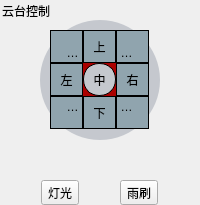
              <widget class="QGroupBox" name="groupBox_4">
               <property name="styleSheet">
                <string notr="true">QGroupBox {
	border:none;
}</string>
               </property>
               <property name="title">
                <string>云台控制</string>
               </property>
               <layout class="QVBoxLayout" name="verticalLayout_11">
                <property name="spacing">
                 <number>0</number>
                </property>
                <property name="leftMargin">
                 <number>0</number>
                </property>
                <property name="topMargin">
                 <number>20</number>
                </property>
                <property name="rightMargin">
                 <number>0</number>
                </property>
                <property name="bottomMargin">
                 <number>0</number>
                </property>
                <item>
                 <layout class="QHBoxLayout" name="horizontalLayout_3">
                  <property name="spacing">
                   <number>0</number>
                  </property>
                  <item>
                   <spacer name="horizontalSpacer_3">
                    <property name="orientation">
                     <enum>Qt::Horizontal</enum>
                    </property>
                    <property name="sizeHint" stdset="0">
                     <size>
                      <width>40</width>
                      <height>20</height>
                     </size>
                    </property>
                   </spacer>
                  </item>
                  <item>
                   <widget class="QWidget" name="widget_widget_PTZControl" native="true">
                    <property name="sizePolicy">
                     <sizepolicy hsizetype="Fixed" vsizetype="Fixed">
                      <horstretch>0</horstretch>
                      <verstretch>0</verstretch>
                     </sizepolicy>
                    </property>
                    <property name="minimumSize">
                     <size>
                      <width>120</width>
                      <height>120</height>
                     </size>
                    </property>
                    <property name="maximumSize">
                     <size>
                      <width>120</width>
                      <height>120</height>
                     </size>
                    </property>
                    <property name="styleSheet">
                     <string notr="true">background-color: rgb(197, 200, 206);
border-radius: 60px;
</string>
                    </property>
                    <layout class="QHBoxLayout" name="horizontalLayout_2">
                     <property name="leftMargin">
                      <number>0</number>
                     </property>
                     <property name="topMargin">
                      <number>0</number>
                     </property>
                     <property name="rightMargin">
                      <number>0</number>
                     </property>
                     <property name="bottomMargin">
                      <number>0</number>
                     </property>
                     <item>
                      <widget class="EllipseWidget" name="widget_PTZControl" native="true">
                       <property name="sizePolicy">
                        <sizepolicy hsizetype="Fixed" vsizetype="Fixed">
                         <horstretch>0</horstretch>
                         <verstretch>0</verstretch>
                        </sizepolicy>
                       </property>
                       <property name="minimumSize">
                        <size>
                         <width>99</width>
                         <height>99</height>
                        </size>
                       </property>
                       <property name="maximumSize">
                        <size>
                         <width>99</width>
                         <height>99</height>
                        </size>
                       </property>
                       <property name="styleSheet">
                        <string notr="true">QWidget {
	border-radius: 49px;
	background-color: rgb(144, 164, 174);
}
QWidget QToolButton:hover {
background-color: gray;
}

QWidget QToolButton:pressed {
background-color: darkGray;
}</string>
                       </property>
                       <layout class="QGridLayout" name="gridLayout">
                        <property name="leftMargin">
                         <number>0</number>
                        </property>
                        <property name="topMargin">
                         <number>0</number>
                        </property>
                        <property name="rightMargin">
                         <number>0</number>
                        </property>
                        <property name="bottomMargin">
                         <number>0</number>
                        </property>
                        <property name="spacing">
                         <number>0</number>
                        </property>
                        <item row="1" column="4">
                         <widget class="QToolButton" name="toolButton_camera_robot_right">
                          <property name="sizePolicy">
                           <sizepolicy hsizetype="Expanding" vsizetype="Expanding">
                            <horstretch>0</horstretch>
                            <verstretch>0</verstretch>
                           </sizepolicy>
                          </property>
                          <property name="toolTip">
                           <string>向右转动</string>
                          </property>
                          <property name="styleSheet">
                           <string notr="true">border: 1px solid black;</string>
                          </property>
                          <property name="text">
                           <string>右</string>
                          </property>
                          <property name="icon">
                           <iconset resource="../resource.qrc">
                            <normaloff>:/asset/HomeWindow/PTZControl_PAN_RIGHT.svg</normaloff>:/asset/HomeWindow/PTZControl_PAN_RIGHT.svg</iconset>
                          </property>
                          <property name="iconSize">
                           <size>
                            <width>24</width>
                            <height>24</height>
                           </size>
                          </property>
                         </widget>
                        </item>
                        <item row="2" column="4">
                         <widget class="QToolButton" name="toolButton_camera_robot_right_down">
                          <property name="sizePolicy">
                           <sizepolicy hsizetype="Expanding" vsizetype="Expanding">
                            <horstretch>0</horstretch>
                            <verstretch>0</verstretch>
                           </sizepolicy>
                          </property>
                          <property name="toolTip">
                           <string>向右下转动</string>
                          </property>
                          <property name="styleSheet">
                           <string notr="true">QToolButton {
padding-bottom: 12px;
padding-right:12px;
border: 1px solid black;
}</string>
                          </property>
                          <property name="text">
                           <string>右下</string>
                          </property>
                          <property name="icon">
                           <iconset resource="../resource.qrc">
                            <normaloff>:/asset/HomeWindow/PTZControl_PAN_TILT.svg</normaloff>:/asset/HomeWindow/PTZControl_PAN_TILT.svg</iconset>
                          </property>
                          <property name="iconSize">
                           <size>
                            <width>8</width>
                            <height>8</height>
                           </size>
                          </property>
                         </widget>
                        </item>
                        <item row="0" column="3">
                         <widget class="QToolButton" name="toolButton_camera_robot_up">
                          <property name="sizePolicy">
                           <sizepolicy hsizetype="Expanding" vsizetype="Expanding">
                            <horstretch>0</horstretch>
                            <verstretch>0</verstretch>
                           </sizepolicy>
                          </property>
                          <property name="toolTip">
                           <string>向上转动</string>
                          </property>
                          <property name="styleSheet">
                           <string notr="true">border: 1px solid black;</string>
                          </property>
                          <property name="text">
                           <string>上</string>
                          </property>
                          <property name="icon">
                           <iconset resource="../resource.qrc">
                            <normaloff>:/asset/HomeWindow/PTZControl_TILT_UP.svg</normaloff>:/asset/HomeWindow/PTZControl_TILT_UP.svg</iconset>
                          </property>
                          <property name="iconSize">
                           <size>
                            <width>24</width>
                            <height>24</height>
                           </size>
                          </property>
                         </widget>
                        </item>
                        <item row="2" column="3">
                         <widget class="QToolButton" name="toolButton_camera_robot_down">
                          <property name="sizePolicy">
                           <sizepolicy hsizetype="Expanding" vsizetype="Expanding">
                            <horstretch>0</horstretch>
                            <verstretch>0</verstretch>
                           </sizepolicy>
                          </property>
                          <property name="toolTip">
                           <string>向下转动</string>
                          </property>
                          <property name="styleSheet">
                           <string notr="true">QToolButton {
border: 1px solid black;
}

QToolButton:hover {
background-color: gray;
}

QToolButton:pressed {
background-color: darkGray;
}</string>
                          </property>
                          <property name="text">
                           <string>下</string>
                          </property>
                          <property name="icon">
                           <iconset resource="../resource.qrc">
                            <normaloff>:/asset/HomeWindow/PTZControl_TILT_DOWN.svg</normaloff>:/asset/HomeWindow/PTZControl_TILT_DOWN.svg</iconset>
                          </property>
                          <property name="iconSize">
                           <size>
                            <width>24</width>
                            <height>24</height>
                           </size>
                          </property>
                         </widget>
                        </item>
                        <item row="1" column="2">
                         <widget class="QToolButton" name="toolButton_camera_robot_left">
                          <property name="sizePolicy">
                           <sizepolicy hsizetype="Expanding" vsizetype="Expanding">
                            <horstretch>0</horstretch>
                            <verstretch>0</verstretch>
                           </sizepolicy>
                          </property>
                          <property name="toolTip">
                           <string>向左转动</string>
                          </property>
                          <property name="styleSheet">
                           <string notr="true">border: 1px solid black;</string>
                          </property>
                          <property name="text">
                           <string>左</string>
                          </property>
                          <property name="icon">
                           <iconset resource="../resource.qrc">
                            <normaloff>:/asset/HomeWindow/PTZControl_PAN_LEFT.svg</normaloff>:/asset/HomeWindow/PTZControl_PAN_LEFT.svg</iconset>
                          </property>
                          <property name="iconSize">
                           <size>
                            <width>24</width>
                            <height>24</height>
                           </size>
                          </property>
                         </widget>
                        </item>
                        <item row="0" column="4">
                         <widget class="QToolButton" name="toolButton_camera_robot_right_up">
                          <property name="sizePolicy">
                           <sizepolicy hsizetype="Expanding" vsizetype="Expanding">
                            <horstretch>0</horstretch>
                            <verstretch>0</verstretch>
                           </sizepolicy>
                          </property>
                          <property name="toolTip">
                           <string>向右上转动</string>
                          </property>
                          <property name="styleSheet">
                           <string notr="true">QToolButton {
padding-top: 12px;
padding-right:12px;
border: 1px solid black;
}</string>
                          </property>
                          <property name="text">
                           <string>右上</string>
                          </property>
                          <property name="icon">
                           <iconset resource="../resource.qrc">
                            <normaloff>:/asset/HomeWindow/PTZControl_PAN_TILT.svg</normaloff>:/asset/HomeWindow/PTZControl_PAN_TILT.svg</iconset>
                          </property>
                          <property name="iconSize">
                           <size>
                            <width>8</width>
                            <height>8</height>
                           </size>
                          </property>
                         </widget>
                        </item>
                        <item row="2" column="2">
                         <widget class="QToolButton" name="toolButton_camera_robot_left_down">
                          <property name="sizePolicy">
                           <sizepolicy hsizetype="Expanding" vsizetype="Expanding">
                            <horstretch>0</horstretch>
                            <verstretch>0</verstretch>
                           </sizepolicy>
                          </property>
                          <property name="toolTip">
                           <string>向左下转动</string>
                          </property>
                          <property name="styleSheet">
                           <string notr="true">QToolButton {
padding-bottom: 12px;
padding-left:12px;
border: 1px solid black;
}</string>
                          </property>
                          <property name="text">
                           <string>左下</string>
                          </property>
                          <property name="icon">
                           <iconset resource="../resource.qrc">
                            <normaloff>:/asset/HomeWindow/PTZControl_PAN_TILT.svg</normaloff>:/asset/HomeWindow/PTZControl_PAN_TILT.svg</iconset>
                          </property>
                          <property name="iconSize">
                           <size>
                            <width>8</width>
                            <height>8</height>
                           </size>
                          </property>
                         </widget>
                        </item>
                        <item row="0" column="2">
                         <widget class="QToolButton" name="toolButton_camera_robot_left_up">
                          <property name="sizePolicy">
                           <sizepolicy hsizetype="Expanding" vsizetype="Expanding">
                            <horstretch>0</horstretch>
                            <verstretch>0</verstretch>
                           </sizepolicy>
                          </property>
                          <property name="toolTip">
                           <string>向左上转动</string>
                          </property>
                          <property name="layoutDirection">
                           <enum>Qt::LeftToRight</enum>
                          </property>
                          <property name="styleSheet">
                           <string notr="true">QToolButton {
border: 1px solid black;
padding-top: 12px;

padding-left:12px;
}</string>
                          </property>
                          <property name="text">
                           <string>左上</string>
                          </property>
                          <property name="icon">
                           <iconset resource="../resource.qrc">
                            <normaloff>:/asset/HomeWindow/PTZControl_PAN_TILT.svg</normaloff>:/asset/HomeWindow/PTZControl_PAN_TILT.svg</iconset>
                          </property>
                          <property name="iconSize">
                           <size>
                            <width>8</width>
                            <height>8</height>
                           </size>
                          </property>
                          <property name="autoRepeatInterval">
                           <number>100</number>
                          </property>
                         </widget>
                        </item>
                        <item row="1" column="3">
                         <widget class="EllipseWidget" name="widget_PTZControl_PAN_AUTO" native="true">
                          <property name="minimumSize">
                           <size>
                            <width>0</width>
                            <height>0</height>
                           </size>
                          </property>
                          <property name="maximumSize">
                           <size>
                            <width>16777215</width>
                            <height>16777215</height>
                           </size>
                          </property>
                          <property name="styleSheet">
                           <string notr="true">QWidget {
	border-radius: 23px;
	background-color: rgb(170, 0, 0);
}</string>
                          </property>
                          <layout class="QHBoxLayout" name="horizontalLayout_5">
                           <property name="spacing">
                            <number>0</number>
                           </property>
                           <property name="leftMargin">
                            <number>0</number>
                           </property>
                           <property name="topMargin">
                            <number>0</number>
                           </property>
                           <property name="rightMargin">
                            <number>0</number>
                           </property>
                           <property name="bottomMargin">
                            <number>0</number>
                           </property>
                           <item>
                            <widget class="QToolButton" name="toolButton_camera_robot_auto">
                             <property name="sizePolicy">
                              <sizepolicy hsizetype="Fixed" vsizetype="Fixed">
                               <horstretch>0</horstretch>
                               <verstretch>0</verstretch>
                              </sizepolicy>
                             </property>
                             <property name="minimumSize">
                              <size>
                               <width>33</width>
                               <height>33</height>
                              </size>
                             </property>
                             <property name="maximumSize">
                              <size>
                               <width>33</width>
                               <height>33</height>
                              </size>
                             </property>
                             <property name="toolTip">
                              <string>开始自动旋转</string>
                             </property>
                             <property name="styleSheet">
                              <string notr="true">QToolButton {
	border-radius: 16px;
	border: 1px solid black;
	background-color: rgb(197, 200, 206);
}

QToolButton:hover {
background-color: gray;
}

QToolButton:pressed {
background-color: darkGray;
}</string>
                             </property>
                             <property name="text">
                              <string>中</string>
                             </property>
                             <property name="icon">
                              <iconset resource="../resource.qrc">
                               <normaloff>:/asset/HomeWindow/PTZControl_PAN_AUTO.svg</normaloff>:/asset/HomeWindow/PTZControl_PAN_AUTO.svg</iconset>
                             </property>
                             <property name="iconSize">
                              <size>
                               <width>24</width>
                               <height>24</height>
                              </size>
                             </property>
                            </widget>
                           </item>
                          </layout>
                         </widget>
                        </item>
                       </layout>
                      </widget>
                     </item>
                    </layout>
                   </widget>
                  </item>
                  <item>
                   <spacer name="horizontalSpacer_2">
                    <property name="orientation">
                     <enum>Qt::Horizontal</enum>
                    </property>
                    <property name="sizeHint" stdset="0">
                     <size>
                      <width>40</width>
                      <height>20</height>
                     </size>
                    </property>
                   </spacer>
                  </item>
                 </layout>
                </item>
                <item>
                 <spacer name="verticalSpacer_4">
                  <property name="orientation">
                   <enum>Qt::Vertical</enum>
                  </property>
                  <property name="sizeType">
                   <enum>QSizePolicy::Preferred</enum>
                  </property>
                  <property name="sizeHint" stdset="0">
                   <size>
                    <width>20</width>
                    <height>40</height>
                   </size>
                  </property>
                 </spacer>
                </item>
                <item>
                 <layout class="QHBoxLayout" name="horizontalLayout_13">
                  <item>
                   <widget class="QToolButton" name="toolButton__camera_PTZControl_LIGHT_PWRON">
                    <property name="text">
                     <string>灯光</string>
                    </property>
                   </widget>
                  </item>
                  <item>
                   <widget class="QToolButton" name="toolButton__camera_PTZControl_WIPER_PWRON">
                    <property name="text">
                     <string>雨刷</string>
                    </property>
                   </widget>
                  </item>
                 </layout>
                </item>
               </layout>
              </widget>
